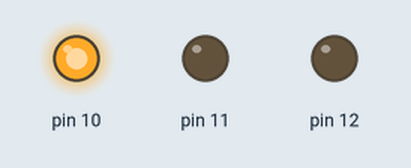
This sketch was run on a simulated Arduino Uno, built with avr-gcc and run on an emulated ATmega328P. Parts: output pins drawn as LEDs (lit = HIGH).

Above: at 2.0 s.
At 4.5 s:
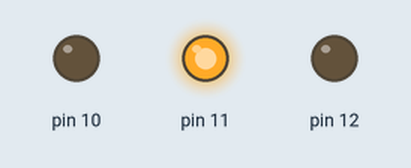
At 7.0 s:
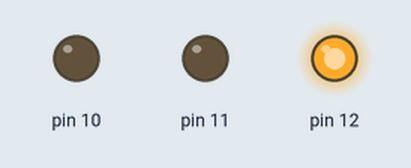
Timing chart, 0 to 11.7 s (numbered marks = the images above):
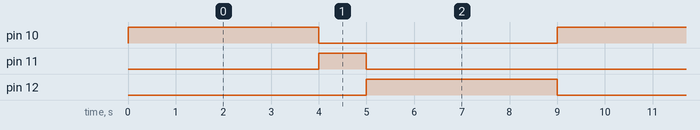

The sketch:

SemaforoSimples.ino
```cpp
void setup()
{
  pinMode(10, OUTPUT);
  pinMode(11, OUTPUT);
  pinMode(12, OUTPUT);
}

void loop()
{
  digitalWrite(10, HIGH);
  delay(4000); // Wait for 4000 millisecond(s)
  digitalWrite(10, LOW);
  digitalWrite(11, HIGH);
  delay(1000); // Wait for 1000 millisecond(s)
  digitalWrite(11, LOW);
  digitalWrite(12, HIGH);
  delay(4000); // Wait for 4000 millisecond(s)
  digitalWrite(12, LOW);
}
```

Measured:
- by itself, pin 10, pin 12: alternates HIGH for 4.0 s and LOW for 5.0 s
- by itself, pin 11: alternates HIGH for 1.0 s and LOW for 8.0 s
- by itself, everything shown: repeats every 9.0 s, in 4 steps
